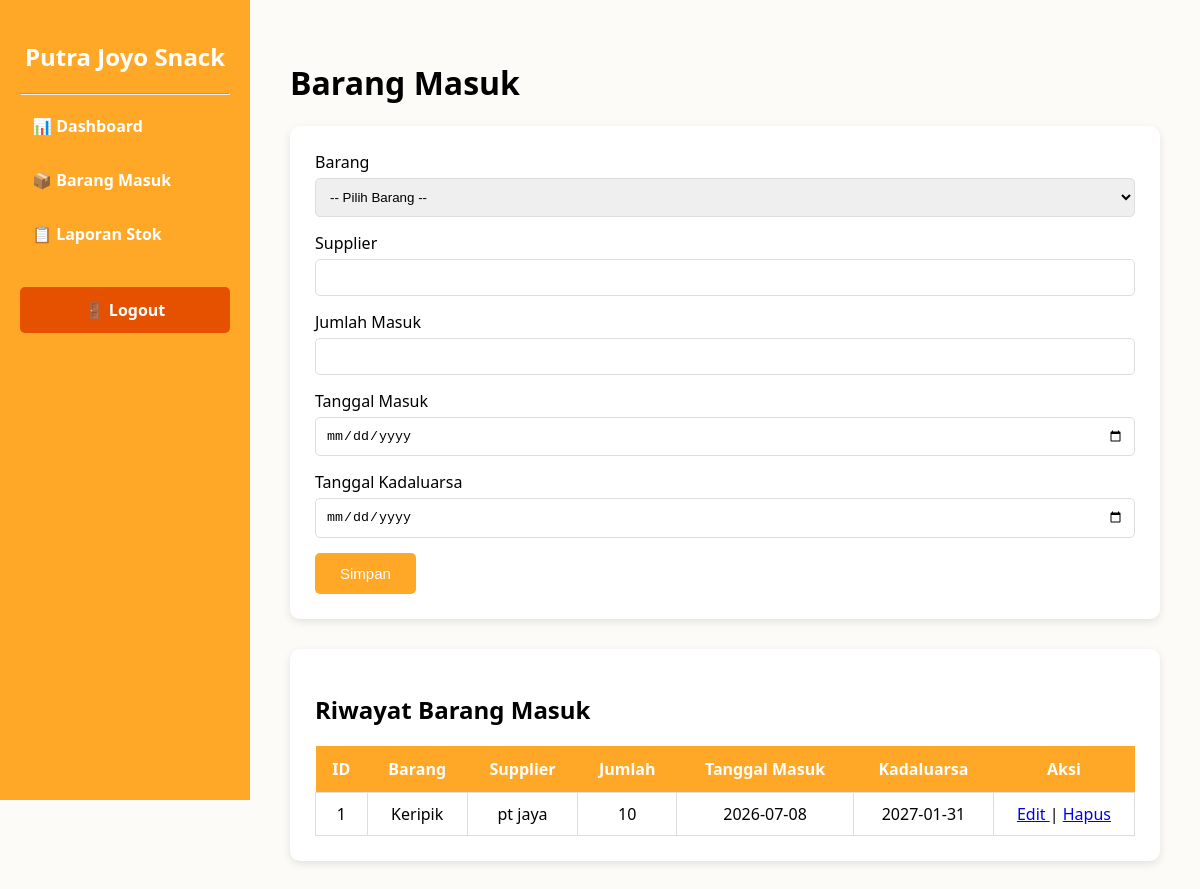
The app's page /gudang/barang-masuk (signed in) with its own data.
### models/transaksi.py (models this page shows)
class BarangMasuk(db.Model):
    __tablename__ = "barang_masuk"
    id = db.Column(db.Integer, primary_key=True)
    barang_id = db.Column(
        db.Integer,
        db.ForeignKey("barang.id"),
        nullable=False
    )
    supplier = db.Column(
        db.String(100),
        nullable=False
    )
    jumlah = db.Column(
        db.Integer,
        nullable=False
    )
    tanggal_masuk = db.Column(
        db.Date,
        nullable=False
    )
    tanggal_expired = db.Column(
        db.Date,
        nullable=False
    )
    gudang_id = db.Column(
        db.Integer,
        db.ForeignKey("users.id"),
        nullable=False
    )
    barang = db.relationship("Barang")
    gudang = db.relationship("User")

class Barang(db.Model):
    __tablename__ = 'barang'
    id = db.Column(db.Integer, primary_key=True)
    nama_barang = db.Column(db.String(100), nullable=False)
    harga = db.Column(db.Integer, nullable=False)
    stok = db.Column(db.Integer, nullable=False)
    satuan = db.Column(db.String(20), nullable=False)
    tanggal_masuk = db.Column(db.String(20), nullable=False)
    tanggal_kadaluarsa = db.Column(db.String(20), nullable=False)
    id_admin_fk = db.Column(db.String(50), nullable=False)

### app.py (the view, shortened to what this page needs)
@app.route("/gudang/barang-masuk", methods=["GET", "POST"])
def barang_masuk():
    if "user_id" not in session:
        return redirect("/login")
    if (session.get("role") or "").lower() not in ["gudang", "staf gudang"]:
        return "Akses Ditolak: Anda bukan Staff Gudang", 403
    barang_list = Barang.query.order_by(Barang.id).all()
    histori = [
        SimpleNamespace(
            id=1,
            barang=SimpleNamespace(nama_barang="Keripik Balado"),
            supplier="PT Sumber Jaya",
            jumlah=50,
            tanggal_masuk="2026-07-01",
            tanggal_expired="2026-12-31",
        )
    ]
    barang = Barang.query.all()
    histori = BarangMasuk.query.order_by(
        BarangMasuk.id.desc()
    ).all()
    return render_template(
        "gudang/barang_masuk.html",
        barang=barang,
        histori=histori
    )

### templates/gudang/barang_masuk.html (shortened to what this page needs)
    <!DOCTYPE html>
    <html lang="id">
    <head>
    </head>
    <body>
    <div class="sidebar">
    <h2>Putra Joyo Snack</h2>
    <hr>
    <a href="/gudang/dashboard">📊 Dashboard</a>
    <a href="/gudang/barang-masuk">📦 Barang Masuk</a>
    <a href="/gudang/laporan-stok">📋 Laporan Stok</a>
    <a href="/logout" class="logout">🚪 Logout</a>
    </div>
    <div class="content">
    <h1>Barang Masuk</h1>
    <div class="card">
    <form method="POST">
    <label>Barang</label>
    <select name="barang_id" required>
    <option value="">-- Pilih Barang --</option>
    </select>
    <label>Supplier</label>
    <input
    type="text"
    name="supplier"
    required>
    <label>Jumlah Masuk</label>
    <input
    type="number"
    name="jumlah"
    required>
    <label>Tanggal Masuk</label>
    <input
    type="date"
    name="tanggal_masuk"
    required>
    <label>Tanggal Kadaluarsa</label>
    <input
    type="date"
    name="tanggal_expired"
    required>
    <button type="submit">
    Simpan
    </button>
    </form>
    </div>
    <div class="card">
    <h2>Riwayat Barang Masuk</h2>
    <table>
    <tr>
    <th>ID</th>
    <th>Barang</th>
    <th>Supplier</th>
    <th>Jumlah</th>
    <th>Tanggal Masuk</th>
    <th>Kadaluarsa</th>
    <th>Aksi</th>
    </tr>
    {% for data in histori %}
    <tr>
    <td>{{ data.id }}</td>
    <td>{{ data.barang.nama_barang }}</td>
    <td>{{ data.supplier }}</td>
    <td>{{ data.jumlah }}</td>
    <td>{{ data.tanggal_masuk }}</td>
    <td>{{ data.tanggal_expired }}</td>
    <td>
    <a href="/gudang/barang-masuk/edit/{{ data.id }}">
        Edit
    </a>
    |
    <a href="/gudang/barang-masuk/hapus/{{ data.id }}"
    onclick="return confirm('Yakin ingin menghapus data ini?')">
        Hapus
    </a>
    </td>
    </tr>
    {% endfor %}
    </table>
    </div>
    </div>
    </body>
    </html>

### templates/gudang/barang_masuk.html (style rules this page uses)
body { font-family:'Segoe UI',Arial,sans-serif; margin:0; display:flex; background:#FDFBF7; }
.sidebar { width:250px; background:#FFA726; height:100vh; color:white; position:fixed; padding:20px; box-sizing:border-box; }
.sidebar h2 { text-align:center; }
.sidebar a { display:block; text-decoration:none; color:white; padding:12px; margin-bottom:8px; border-radius:5px; font-weight:bold; }
.logout { margin-top:30px; background:#E65100; text-align:center; }
.content { margin-left:250px; width:calc(100% - 250px); padding:40px; }
.card { background:white; border-radius:10px; padding:25px; box-shadow:0 3px 8px rgba(0,0,0,.1); margin-bottom:30px; }
input,select { width:100%; padding:10px; margin-top:5px; margin-bottom:15px; border:1px solid #ddd; border-radius:5px; box-sizing:border-box; }
button { background:#FFA726; color:white; border:none; padding:12px 25px; border-radius:5px; cursor:pointer; font-size:15px; }
table { width:100%; border-collapse:collapse; }
table th { background:#FFA726; color:white; padding:12px; }
table td { border:1px solid #ddd; padding:10px; text-align:center; }

### records on screen
BarangMasuk: id "1", barang.nama_barang "Keripik", supplier "pt jaya", jumlah "10", tanggal_masuk "2026-07-08", tanggal_expired "2027-01-31"
